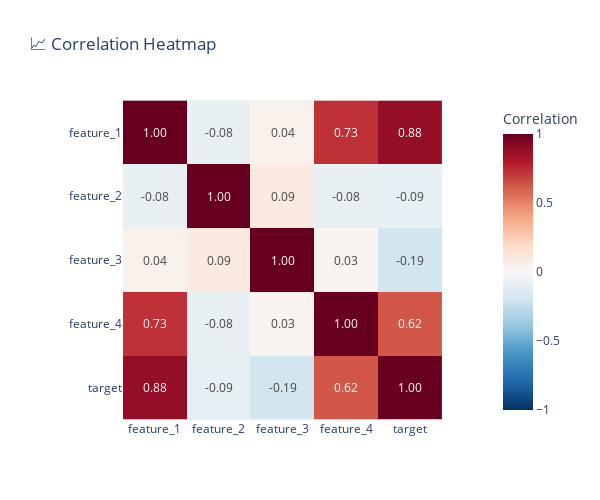

Notebook code cell kept with this figure:
### Code cell
# Correlation matrix with interactive heatmap
corr = stats.correlation_matrix(features + [target_col])

fig = px.imshow(corr, text_auto='.2f', color_continuous_scale='RdBu_r',
                zmin=-1, zmax=1, title='📈 Correlation Heatmap',
                labels=dict(color="Correlation"))
fig.update_layout(width=600, height=500)
fig

### Figure 1 — Plotly figure (JSON) as saved in the notebook; plotly's stock layout.template omitted (floating-point values rounded to 4 significant figures)
{"data": [{"coloraxis": "coloraxis", "hovertemplate": "x: %{x}<br>y: %{y}<br>Correlation: %{z}<extra></extra>", "name": "0", "texttemplate": "%{z:.2f}", "type": "heatmap", "x": ["feature_1", "feature_2", "feature_3", "feature_4", "target"], "xaxis": "x", "y": ["feature_1", "feature_2", "feature_3", "feature_4", "target"], "yaxis": "y", "z": [[1, -0.07549, 0.04444, 0.73, 0.8827], [-0.07549, 1, 0.09357, -0.08144, -0.08869], [0.04444, 0.09357, 1, 0.02785, -0.1912], [0.73, -0.08144, 0.02785, 1, 0.6243], [0.8827, -0.08869, -0.1912, 0.6243, 1]]}], "layout": {"coloraxis": {"cmax": 1, "cmin": -1, "colorbar": {"title": {"text": "Correlation"}}, "colorscale": [[0, "rgb(5,48,97)"], [0.1, "rgb(33,102,172)"], [0.2, "rgb(67,147,195)"], [0.3, "rgb(146,197,222)"], [0.4, "rgb(209,229,240)"], [0.5, "rgb(247,247,247)"], [0.6, "rgb(253,219,199)"], [0.7, "rgb(244,165,130)"], [0.8, "rgb(214,96,77)"], [0.9, "rgb(178,24,43)"], [1, "rgb(103,0,31)"]]}, "height": 500, "title": {"text": "📈 Correlation Heatmap"}, "width": 600, "xaxis": {"anchor": "y", "autorange": true, "constrain": "domain", "domain": [0.1059, 0.8941], "range": [-0.5, 4.5], "scaleanchor": "y", "type": "category"}, "yaxis": {"anchor": "x", "autorange": true, "constrain": "domain", "domain": [0, 1], "range": [4.5, -0.5], "type": "category"}}}
